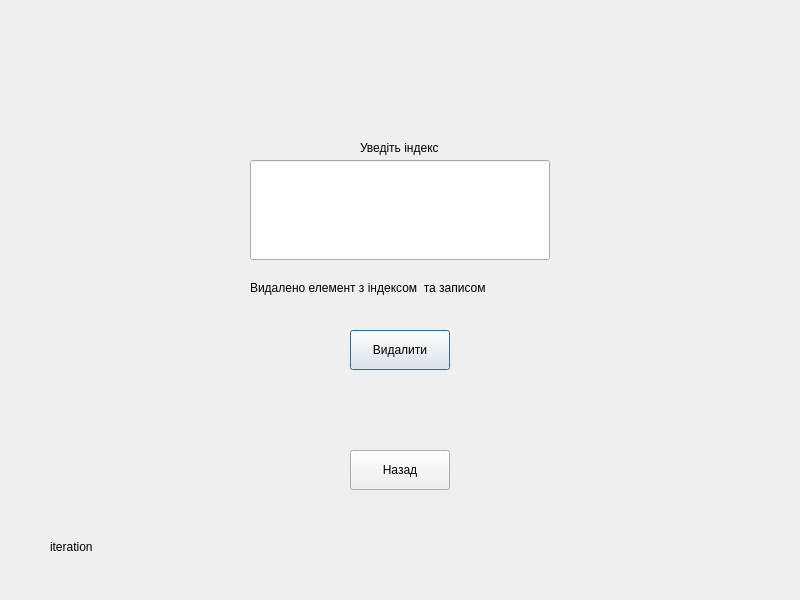
<?xml version="1.0" encoding="UTF-8"?>
<ui version="4.0">
 <class>DeleteDialogWindow</class>
 <widget class="QDialog" name="DeleteDialogWindow">
  <property name="geometry">
   <rect>
    <x>0</x>
    <y>0</y>
    <width>800</width>
    <height>600</height>
   </rect>
  </property>
  <property name="windowTitle">
   <string>Dialog</string>
  </property>
  <widget class="QLabel" name="label">
   <property name="geometry">
    <rect>
     <x>360</x>
     <y>140</y>
     <width>91</width>
     <height>16</height>
    </rect>
   </property>
   <property name="text">
    <string>Уведiть iндекс</string>
   </property>
  </widget>
  <widget class="QLineEdit" name="inputIndex">
   <property name="geometry">
    <rect>
     <x>250</x>
     <y>160</y>
     <width>300</width>
     <height>100</height>
    </rect>
   </property>
  </widget>
  <widget class="QPushButton" name="btnDelete">
   <property name="geometry">
    <rect>
     <x>350</x>
     <y>330</y>
     <width>100</width>
     <height>40</height>
    </rect>
   </property>
   <property name="text">
    <string>Видалити</string>
   </property>
  </widget>
  <widget class="QPushButton" name="pushButtonBack">
   <property name="geometry">
    <rect>
     <x>350</x>
     <y>450</y>
     <width>100</width>
     <height>40</height>
    </rect>
   </property>
   <property name="text">
    <string>Назад</string>
   </property>
  </widget>
  <widget class="QLabel" name="resultLBL">
   <property name="geometry">
    <rect>
     <x>250</x>
     <y>280</y>
     <width>471</width>
     <height>16</height>
    </rect>
   </property>
   <property name="text">
    <string>Видалено елемент з індексом  та записом </string>
   </property>
  </widget>
  <widget class="QLabel" name="iteration">
   <property name="geometry">
    <rect>
     <x>50</x>
     <y>540</y>
     <width>57</width>
     <height>14</height>
    </rect>
   </property>
   <property name="text">
    <string>iteration</string>
   </property>
  </widget>
 </widget>
 <resources/>
 <connections/>
</ui>
